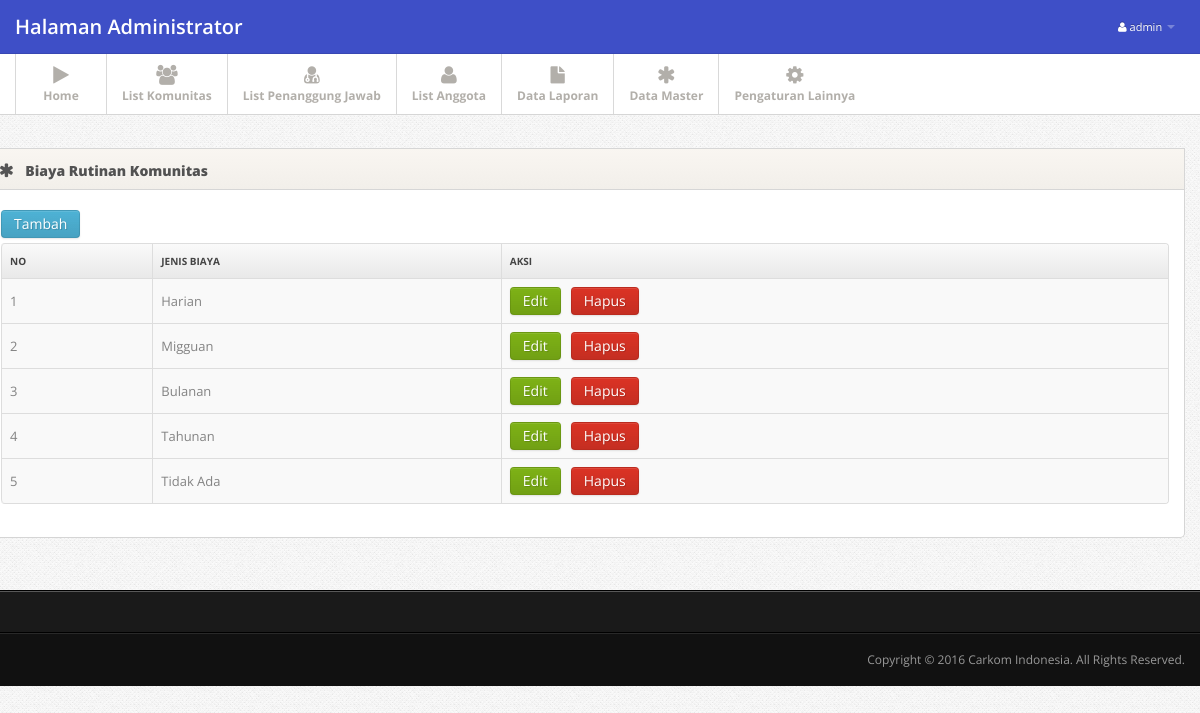
The page /admin/v_biaya_rutinan.php (signed in) on the database its author committed.
### tables this page shows
CREATE TABLE `tbl_biaya_rutinan_komunitas` (
  `id_rutinan` int(5) NOT NULL AUTO_INCREMENT,
  `jenis_biaya` varchar(30) NOT NULL,
  PRIMARY KEY (`id_rutinan`)
);

### admin/v_biaya_rutinan.php (the view, shortened to what this page needs)
<!DOCTYPE html>
<?php
if(isset($_SESSION['username']) && isset($_SESSION['id_admin'])){
?>
<html lang="en">
<head>
  <?php include "include/header.php"; ?>
      <?php include "include/navigation.php"; ?>
<div class="main">
  <div class="main-inner">
    <div class="container">
      <div class="row">
        <div class="widget ">
            <div class="widget-header">
              <i class="icon-asterisk"></i>
              <h3>Biaya Rutinan Komunitas</h3>
            </div>
            <div class="widget-content">
              <?php
              if(isset($_GET['edit']) != ""){
                  $id_rutinan   = $_GET['edit'];
                  $sql     = mysql_query("SELECT * FROM tbl_biaya_rutinan_komunitas WHERE id_rutinan=".$id_rutinan."");
                  $num     = mysql_fetch_array($sql);
              ?>
              <style type="text/css">
              table,tr,td{
                  margin:5px;
                  padding:5px;
              }
              </style>
              <form action="proses/pe_biaya_rutinan.php" method="POST">
                  <table cellpadding="0" cellspacing="0">
                  <tr>
                      <td>Jenis Biaya</td>
                      <td>:</td>
                      <td>
                          <input type="hidden" class="form-control" name="id_rutinan" value="<?php echo $id_rutinan; ?>" />
                          <input type="text" class="form-control" name="jenis_biaya" value="<?php echo $num['jenis_biaya']; ?>" />
                      </td>
                  </tr>
                  <tr>
                      <td><input class="btn btn-info" type="submit" value="Ubah" /></td>
                  </tr>
                  </table>
              </form>
              <?php
              }else{
              $sql = mysql_query("SELECT * FROM tbl_biaya_rutinan_komunitas");
              ?>
              <a href="vt_biaya_rutinan.php"><button style="margin-bottom:5px;" class="btn btn-info">Tambah</button></a>
              <table class="table table-striped table-bordered">
                <thead>
                  <tr>
                    <th> No </th>
                    <th> Jenis Biaya </th>
                    <th class="td-actions"> Aksi </th>
                  </tr>
                </thead>
                <?php
                $i = 1;
                while($hasil = mysql_fetch_array($sql)){
                ?>
                <tbody>
                  <tr>
                    <td><?php echo $i; ?></td>
                    <td><?php echo $hasil['jenis_biaya']; ?></td>
                    <td class="td-actions">
						<a href="v_biaya_rutinan.php?edit=<?php echo $hasil['id_rutinan']; ?>"><button class="btn btn-success">Edit</button></a>&nbsp;
						&nbsp;<?php echo "<a href='#' onClick=\"return konfirmasiHapusBiayaRutinan('".$hasil["id_rutinan"]."','".$hasil["jenis_biaya"]."');\" value='Hapus'><button class='btn btn-danger'>Hapus</button></a>"; ?>
					</td>
                  </tr>
				<?php
                  $i++;
                  }
                  ?>
                </tbody>
              </table>
			  <?php
              }
              ?>
            </div>
        </div>
          </div>
        </div>
      </div>
    </div>
<?php include "include/footer.php"; ?>
</body>
</html>
<?php
}else{
    header("location:login.php");
}
?>

### admin/css/style.css (style rules this page uses)
body { background: #f9f6f1; font: 13px/1.7em 'Open Sans'; }
input, button, select, textarea { font-family: 'Open Sans'; }
.table td { vertical-align: middle; }
.table-bordered th { background: #E9E9E9; background:-moz-linear-gradient(top, #FAFAFA 0%, #E9E9E9 100%); background:-webkit-gradient(linear, left top, left bottom, color-stop(0%,#FAFAFA), color-stop(100%,#E9E9E9)); background:-webkit-linear-gradient(top, #FAFAFA 0%,#E9E9E9 100%); background:-o-linear-gradient(top, #FAFAFA 0%,#E9E9E9 100%); background:-ms-linear-gradient(top, #FAFAFA 0%,#E9E9E9 100%); background:linear-gradient(top, #FAFAFA 0%,#E9E9E9 100%); filter: progid:DXImageTransform.Microsoft.gradient(startColorstr='#FAFAFA', endColorstr='#E9E9E9'); -ms-filter: "progid:DXImageTransform.Microsoft.gradient(startColorstr='#FAFAFA', endColorstr='#E9E9E9')"; font-size: 10px; color: #444; text-transform: uppercase; }
.main { padding-bottom: 2em; border-bottom: 1px solid #000; }
.widget { position: relative; clear: both; width: auto; margin-bottom: 2em; overflow: hidden; }
.widget-header { position: relative; height: 40px; line-height: 40px; background: #f9f6f1; background:-moz-linear-gradient(top, #f9f6f1 0%, #f2efea 100%); background:-webkit-gradient(linear, left top, left bottom, color-stop(0%,#f9f6f1), color-stop(100%,#f2efea)); background:-webkit-linear-gradient(top, #f9f6f1 0%,#f2efea 100%); background:-o-linear-gradient(top, #f9f6f1 0%,#f2efea 100%); background:-ms-linear-gradient(top, #f9f6f1 0%,#f2efea 100%); background:linear-gradient(top, #f9f6f1 0%,#f2efea 100%); filter: progid:DXImageTransform.Microsoft.gradient(startColorstr='#f9f6f1', endColorstr='#f2efea'); -ms-filter: "progid:DXImageTransform.Microsoft.gradient(startColorstr='#f9f6f1', endColorstr='#f2efea')"; border: 1px solid #d6d6d6; -webkit-background-clip: padding-box; }
.widget-header h3 { position: relative; top: 2px; left: 10px; display: inline-block; margin-right: 3em; font-size: 14px; font-weight: 800; color: #525252; line-height: 18px; text-shadow: 1px 1px 2px rgba(255,255,255,.5); }
.widget-header [class^="icon-"], .widget-header [class*=" icon-"] { display: inline-block; margin-left: 13px; margin-right: -2px; font-size: 16px; color: #555; vertical-align: middle; }
.widget-content { padding: 20px 15px 15px; background: #FFF; border: 1px solid #D5D5D5; -moz-border-radius: 5px; -webkit-border-radius: 5px; border-radius: 5px; }
.widget-header+.widget-content { border-top: none; -webkit-border-top-left-radius: 0; -webkit-border-top-right-radius: 0; -moz-border-radius-topleft: 0; -moz-border-radius-topright: 0; border-top-left-radius: 0; border-top-right-radius: 0; }
.widget-content:before, .widget-content:after { content:""; display:table; }
.widget-content:after { clear:both; }
.widget-content { zoom:1; }

### admin/css/pages/signin.css (style rules this page uses)
body { background: url(../../img/body-bg.png); color:#838383; font: 13px/1.7em 'Open Sans'; }

### rows shown on the page
tbl_biaya_rutinan_komunitas: jenis_biaya "Harian"
tbl_biaya_rutinan_komunitas: jenis_biaya "Migguan"
tbl_biaya_rutinan_komunitas: jenis_biaya "Bulanan"
tbl_biaya_rutinan_komunitas: jenis_biaya "Tahunan"
tbl_biaya_rutinan_komunitas: jenis_biaya "Tidak Ada"

### other values the page prints
$_SESSION['username'] "admin"
